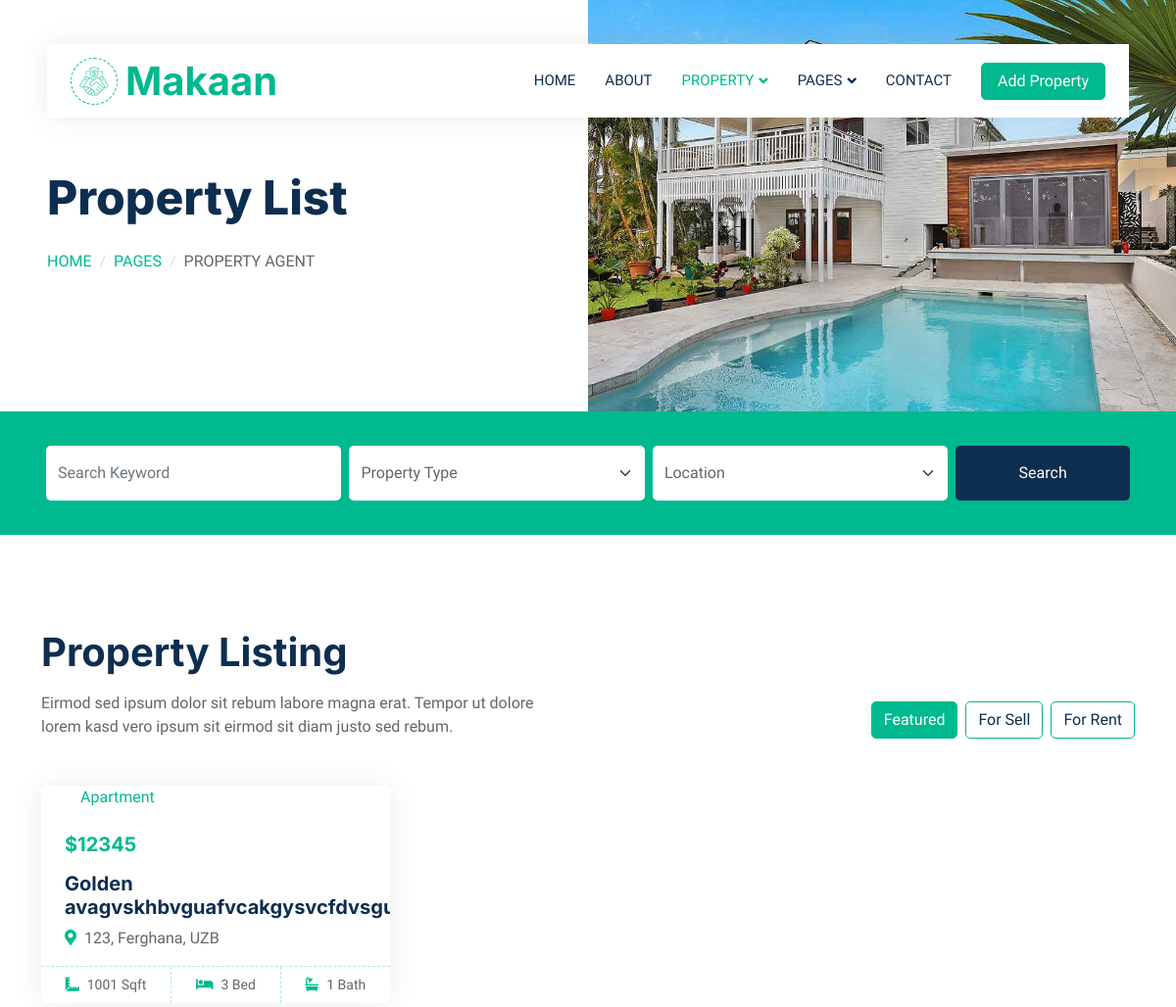
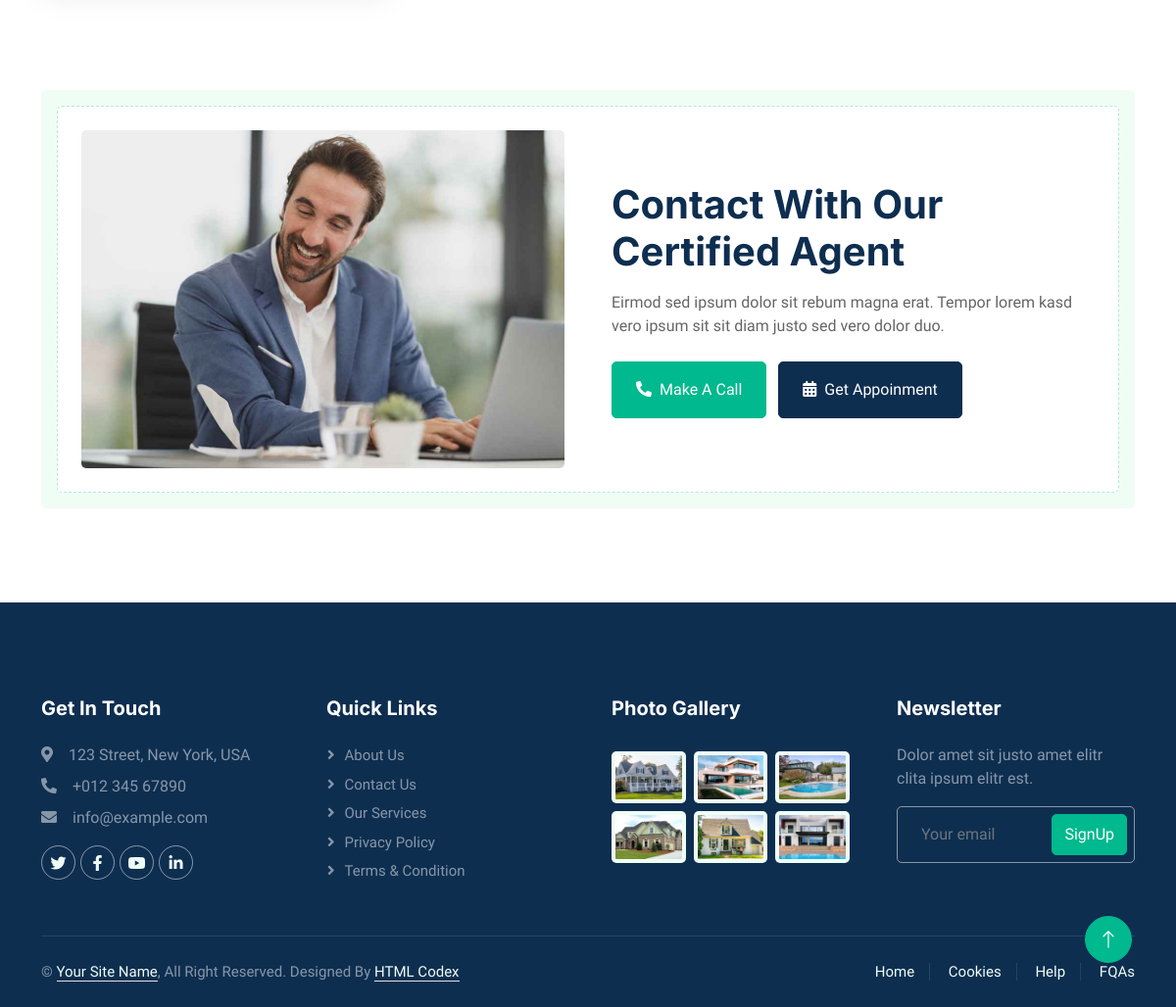
Page /list/ on the committed database (2 pictures, top to bottom).
### logic/models.py (models this page shows, shortened)
class List(models.Model):
    name = models.CharField(max_length=200)
    price = models.IntegerField()
    bio = models.TextField()
    location = models.TextField()
    sqft = models.IntegerField()
    bed = models.IntegerField()
    bath = models.IntegerField()
    slug = models.SlugField(max_length=200)

### logic/views.py (the view)
# urls.py: path('list/', list, name='list'),
def list(request):
    list = List.objects.all()
    list1 = List1.objects.all()
    context = {
        "list": list,
        "list1": list1,
    }
    return render(request, "property-list.html", context=context)

### templates/property-list.html (shortened to what this page needs)
{% extends 'base.html' %}
{% load static %}
{% block content %}
        <div class="container-fluid header bg-white p-0">
            <div class="row g-0 align-items-center flex-column-reverse flex-md-row">
                <div class="col-md-6 p-5 mt-lg-5">
                    <h1 class="display-5 animated fadeIn mb-4">Property List</h1>
                        <nav aria-label="breadcrumb animated fadeIn">
                        <ol class="breadcrumb text-uppercase">
                            <li class="breadcrumb-item"><a href="{% url 'index' %}">Home</a></li>
                            <li class="breadcrumb-item"><a href="#">Pages</a></li>
                            <li class="breadcrumb-item text-body active" aria-current="page">Property Agent</li>
                        </ol>
                    </nav>
                </div>
                <div class="col-md-6 animated fadeIn">
                    <img class="img-fluid" src="{% static 'img/header.jpg' %}" alt="">
                </div>
            </div>
        </div>
        <div class="container-fluid bg-primary mb-5 wow fadeIn" data-wow-delay="0.1s" style="padding: 35px;">
            <div class="container">
                <div class="row g-2">
                    <div class="col-md-10">
                        <div class="row g-2">
                            <div class="col-md-4">
                                <input type="text" class="form-control border-0 py-3" placeholder="Search Keyword">
                            </div>
                            <div class="col-md-4">
                                <select class="form-select border-0 py-3">
                                    <option selected>Property Type</option>
                                </select>
                            </div>
                            <div class="col-md-4">
                                <select class="form-select border-0 py-3">
                                    <option selected>Location</option>
                                </select>
                            </div>
                        </div>
                    </div>
                    <div class="col-md-2">
                        <button class="btn btn-dark border-0 w-100 py-3">Search</button>
                    </div>
                </div>
            </div>
        </div>
        <div class="container-xxl py-5">
            <div class="container">
                <div class="row g-0 gx-5 align-items-end">
                    <div class="col-lg-6">
                        <div class="text-start mx-auto mb-5 wow slideInLeft" data-wow-delay="0.1s">
                            <h1 class="mb-3">Property Listing</h1>
                            <p>Eirmod sed ipsum dolor sit rebum labore magna erat. Tempor ut dolore lorem kasd vero ipsum sit eirmod sit diam justo sed rebum.</p>
                        </div>
                    </div>
                    <div class="col-lg-6 text-start text-lg-end wow slideInRight" data-wow-delay="0.1s">
                        <ul class="nav nav-pills d-inline-flex justify-content-end mb-5">
                            <li class="nav-item me-2">
                                <a class="btn btn-outline-primary active" data-bs-toggle="pill" href="#tab-1">Featured</a>
                            </li>
                            <li class="nav-item me-2">
                                <a class="btn btn-outline-primary" data-bs-toggle="pill" href="#tab-2">For Sell</a>
                            </li>
                            <li class="nav-item me-0">
                                <a class="btn btn-outline-primary" data-bs-toggle="pill" href="#tab-3">For Rent</a>
                            </li>
                        </ul>
                    </div>
                </div>
                <div class="tab-content">
                    <div id="tab-1" class="tab-pane fade show p-0 active">
                        <div class="row g-4">
                            {% for l in list %}
                            <div class="col-lg-4 col-md-6 wow fadeInUp" data-wow-delay="0.1s">
                                <div class="property-item rounded overflow-hidden">
                                    <div class="position-relative overflow-hidden">
                                        <div class="bg-white rounded-top text-primary position-absolute start-0 bottom-0 mx-4 pt-1 px-3">{{l.name}}</div>
                                    </div>
                                    <div class="p-4 pb-0">
                                        <h5 class="text-primary mb-3">${{l.price}}</h5>
                                        <a class="d-block h5 mb-2" href="">{{l.bio}}</a>
                                        <p><i class="fa fa-map-marker-alt text-primary me-2"></i>{{l.location}}</p>
                                    </div>
                                    <div class="d-flex border-top">
                                        <small class="flex-fill text-center border-end py-2"><i class="fa fa-ruler-combined text-primary me-2"></i>{{l.sqft}} Sqft</small>
                                        <small class="flex-fill text-center border-end py-2"><i class="fa fa-bed text-primary me-2"></i>{{l.bed}} Bed</small>
                                        <small class="flex-fill text-center py-2"><i class="fa fa-bath text-primary me-2"></i>{{l.bath}} Bath</small>
                                    </div>
                                </div>
                            </div>
                            {% endfor %}
                        </div>
                    </div>
                </div>
            </div>
        </div>
        <div class="container-xxl py-5">
            <div class="container">
                <div class="bg-light rounded p-3">
                    <div class="bg-white rounded p-4" style="border: 1px dashed rgba(0, 185, 142, .3)">
                        <div class="row g-5 align-items-center">
                            <div class="col-lg-6 wow fadeIn" data-wow-delay="0.1s">
                                <img class="img-fluid rounded w-100" src="{% static 'img/call-to-action.jpg' %}" alt="">
                            </div>
                            <div class="col-lg-6 wow fadeIn" data-wow-delay="0.5s">
                                <div class="mb-4">
                                    <h1 class="mb-3">Contact With Our Certified Agent</h1>
                                    <p>Eirmod sed ipsum dolor sit rebum magna erat. Tempor lorem kasd vero ipsum sit sit diam justo sed vero dolor duo.</p>
                                </div>
                                <a href="" class="btn btn-primary py-3 px-4 me-2"><i class="fa fa-phone-alt me-2"></i>Make A Call</a>
                                <a href="" class="btn btn-dark py-3 px-4"><i class="fa fa-calendar-alt me-2"></i>Get Appoinment</a>
                            </div>
                        </div>
                    </div>
                </div>
            </div>
        </div>
{% endblock content %}

### static/css/style.css (style rules this page uses)
:root { --primary: #00B98E; --secondary: #FF6922; --light: #EFFDF5; --dark: #0E2E50; }
.btn { transition: .5s; }
.btn.btn-primary, .btn.btn-secondary { color: #FFFFFF; }
@media (min-width: 992px) { .header { margin-top: -120px; } }
.breadcrumb-item + .breadcrumb-item::before { color: #DDDDDD; }
.nav-pills .nav-item .btn { color: var(--dark); }
.nav-pills .nav-item .btn:hover, .nav-pills .nav-item .btn.active { color: #FFFFFF; }
.property-item { box-shadow: 0 0 30px rgba(0, 0, 0, .08); }
.property-item .border-top { border-top: 1px dashed rgba(0, 185, 142, .3) !important; }
.property-item .border-end { border-right: 1px dashed rgba(0, 185, 142, .3) !important; }

### rows in the picture
List: name "Apartment", price "12345", bio "Golden…", location "123, Ferghana, UZB", sqft "1001", bed "3", bath "1"
